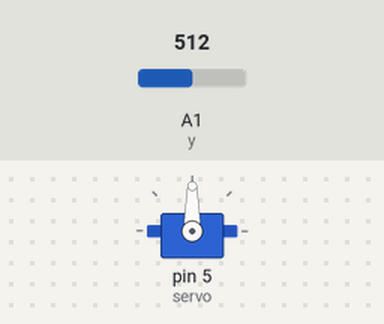
Recording of a sketch running on a simulated Arduino Uno, built with avr-gcc and run on an emulated ATmega328P. On the bench: servo. The test bench sets the inputs (shaded band); at power-on: A1 (y) = 512.

Above: at 1.2 s.
1.3 s: A1 (y) set to 716
At 2.1 s:
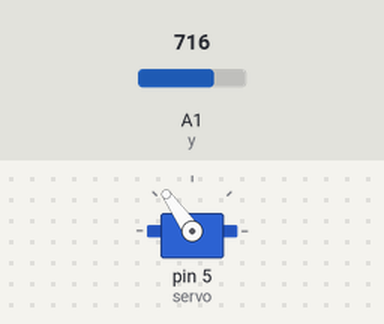
2.8 s: A1 (y) set to 900
At 4.0 s:
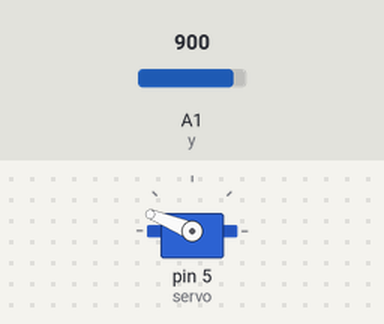
4.3 s: A1 (y) set to 1023
At 5.5 s:
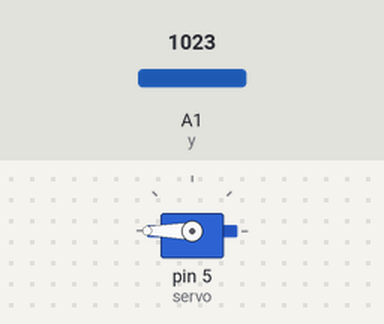
5.8 s: A1 (y) set to 306
At 6.4 s:
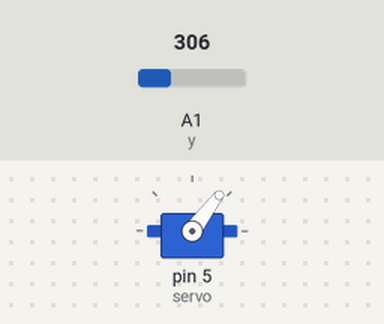
7.3 s: A1 (y) set to 122
At 7.8 s:
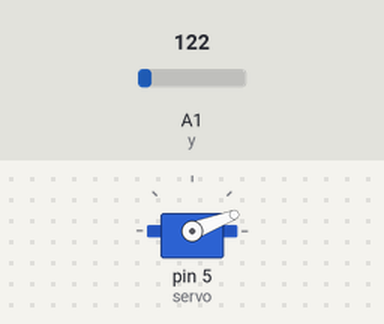
Timing chart, 0 to 9.8 s (numbered marks = the images above; inputs shaded):
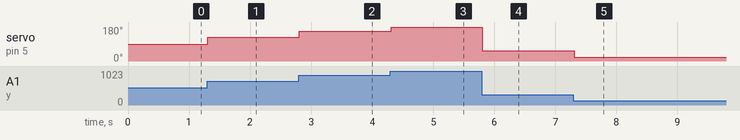

The sketch:

Joystick_Module.ino
```cpp
#include <Servo.h>
Servo servo;
const int x = A0;
const int y = A1;
const int sw = 2;
int val;

void setup()
{
 pinMode(x, INPUT);
 pinMode(y, INPUT);
 digitalWrite(sw, HIGH);
 servo.attach(5);
}

void loop()
{
  val = analogRead(y);
  val = map(val, 0, 1023, 0, 180);
  servo.write(val);
  delay(15);
}
```

Measured:
- after the input at 1.3 s, servo on pin 5 (servo): 90° → 125° at once
- after the input at 2.8 s, servo on pin 5 (servo): 125° → 158° at once
- after the input at 4.3 s, servo on pin 5 (servo): 158° → 180° at once
- after the input at 5.8 s, servo on pin 5 (servo): 180° → 53° at once
- after the input at 7.3 s, servo on pin 5 (servo): 53° → 21° at once
